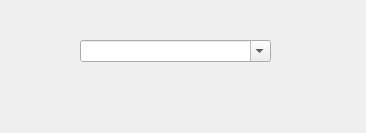
<ui version="4.0" >
 <class>ProjectDialog</class>
 <widget class="QDialog" name="ProjectDialog" >
  <property name="geometry" >
   <rect>
    <x>0</x>
    <y>0</y>
    <width>366</width>
    <height>133</height>
   </rect>
  </property>
  <property name="windowTitle" >
   <string>Choose or create project</string>
  </property>
  <widget class="QDialogButtonBox" name="buttonBox" >
   <property name="geometry" >
    <rect>
     <x>20</x>
     <y>90</y>
     <width>341</width>
     <height>32</height>
    </rect>
   </property>
   <property name="orientation" >
    <enum>Qt::Horizontal</enum>
   </property>
   <property name="standardButtons" >
    <set>QDialogButtonBox::NoButton</set>
   </property>
  </widget>
  <widget class="QComboBox" name="comboBox" >
   <property name="geometry" >
    <rect>
     <x>80</x>
     <y>40</y>
     <width>191</width>
     <height>22</height>
    </rect>
   </property>
   <property name="editable" >
    <bool>true</bool>
   </property>
  </widget>
 </widget>
 <resources/>
 <connections>
  <connection>
   <sender>buttonBox</sender>
   <signal>accepted()</signal>
   <receiver>ProjectDialog</receiver>
   <slot>accept()</slot>
   <hints>
    <hint type="sourcelabel" >
     <x>248</x>
     <y>254</y>
    </hint>
    <hint type="destinationlabel" >
     <x>157</x>
     <y>274</y>
    </hint>
   </hints>
  </connection>
  <connection>
   <sender>buttonBox</sender>
   <signal>rejected()</signal>
   <receiver>ProjectDialog</receiver>
   <slot>reject()</slot>
   <hints>
    <hint type="sourcelabel" >
     <x>316</x>
     <y>260</y>
    </hint>
    <hint type="destinationlabel" >
     <x>286</x>
     <y>274</y>
    </hint>
   </hints>
  </connection>
 </connections>
</ui>
